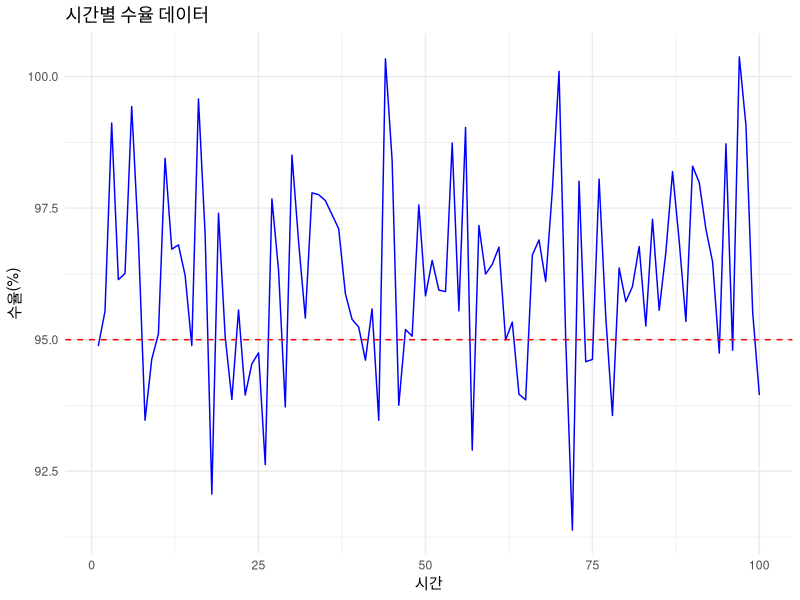
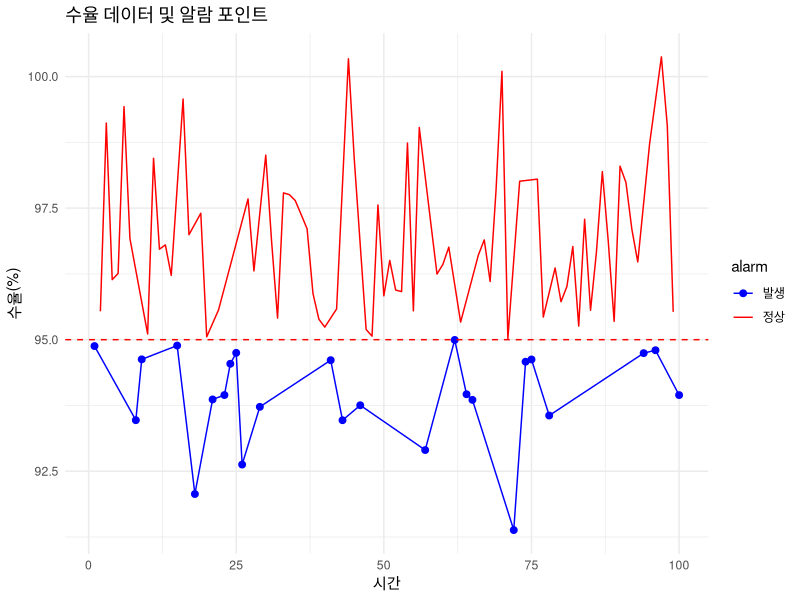

Write R code to recreate these figures, in order.
## ---- chunk 1
#| echo: false
#| fig-width: 9
#| fig-height: 4.5
library(ggplot2)
set.seed(123)
time <- seq(1, 100, by=1)
yield <- rnorm(100, mean=96, sd=2)
df <- data.frame(time, yield)

ggplot(df, aes(x=time, y=yield)) +
  geom_line(color="blue") +
  geom_hline(yintercept=95, linetype="dashed", color="red") +
  labs(title="시간별 수율 데이터", x="시간", y="수율(%)") +
  theme_minimal()
## ---- chunk 2
#| echo: false
#| fig-width: 9
#| fig-height: 4.5
df$alarm <- ifelse(df$yield < 95, "발생", "정상")

ggplot(df, aes(x=time, y=yield, color=alarm)) +
  geom_line() +
  geom_point(data=subset(df, alarm=="발생"), size=2) +
  geom_hline(yintercept=95, linetype="dashed", color="red") +
  labs(title="수율 데이터 및 알람 포인트", x="시간", y="수율(%)") +
  scale_color_manual(values=c("blue", "red")) +
  theme_minimal()
## ---- chunk 3
#| echo: false
knitr::kable(data.frame(
  단계=c("데이터 수집", "임계값 판단", "알람 전송"),
  설명=c("CSV 파일에서 데이터 로드", "95% 미만 판단", "경고 메시지 전송")
), caption="알람 봇 설계 패턴", align=c("l","r"))
